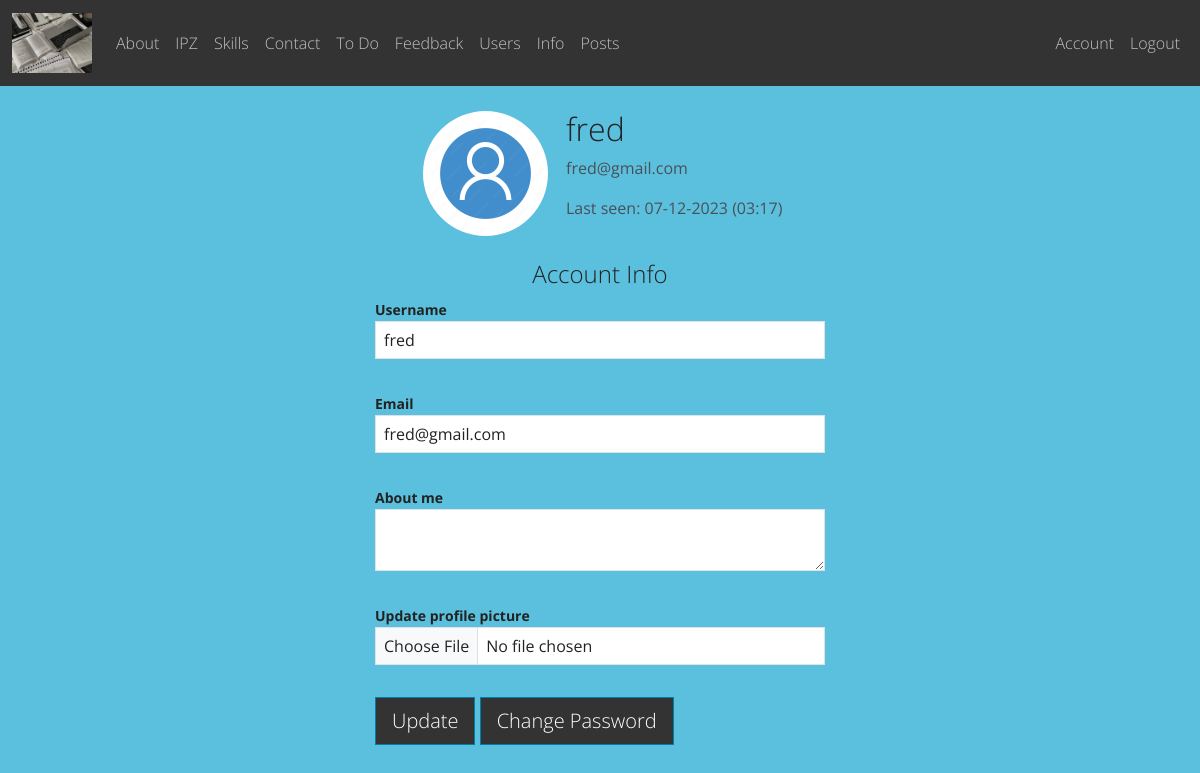
The page /auth/account (signed in) on the database its author committed.
### app/auth/models.py (models this page shows, shortened)
class User(db.Model, UserMixin):
    id = db.Column(db.Integer, primary_key=True)
    username = db.Column(db.String(20), unique=True, nullable=False)
    email = db.Column(db.String(120), unique=True, nullable=False)
    image_file = db.Column(db.String(20), nullable=False, default='default.jpg')
    password_hash = db.Column(db.String(128), nullable=False)
    about_me = db.Column(db.String(500))
    last_seen = db.Column(db.DateTime, default=datetime.now())
    post = db.relationship('Post', backref='user')
    @property
    def password(self):
        return AttributeError('Password is not a readable attribute.')

### app/auth/views.py (the view)
@auth.route('/account', methods=['GET', 'POST'])
@login_required
def account():
    form = UpdateAccountForm()
    if form.validate_on_submit():
        if form.picture.data:
            picture_file = save_picture(form.picture.data)
            current_user.image_file = picture_file
        current_user.username = form.username.data
        current_user.email = form.email.data
        current_user.about_me = form.about_me.data
        db.session.commit()
        flash('Your account has been updated!', category='success')
        return redirect(url_for('auth.account'))
    elif request.method == 'GET':
        form.username.data = current_user.username
        form.email.data = current_user.email
        form.about_me.data = current_user.about_me
    image_file = url_for('static', filename='profile_pics/' + current_user.image_file)
    return render_template('account.html', title='Account', image_file=image_file, form=form)

### app/auth/forms.py (shortened to what this page needs)
class UpdateAccountForm(FlaskForm):
    username = StringField('Username', validators=[DataRequired(), Length(min=4, max=14),
                                                   Regexp('^[A-Za-z][A-Za-z0-9_.]*$', 0,
                                                          'Username must have only '
                                                          'letters, numbers, dots or underscores')])
    email = StringField('Email', validators=[DataRequired(), Email()])
    about_me = TextAreaField('About me')
    picture = FileField('Update profile picture', validators=[FileAllowed(["jpg", "png"])])
    submit = SubmitField('Update')

### app/auth/models.py (called while the page is built)
@login_manager.user_loader
def user_loader(user_id):
    return User.query.get(int(user_id))

### app/auth/views.py (called while the page is built)
@auth.after_request
def after_request(response):
    if current_user:
        current_user.last_seen = datetime.now()
        try:
            db.session.commit()
        except:
            flash('Error while update user last seen!', 'danger')
    return response

### app/auth/templates/auth/account.html (shortened to what this page needs)
{% extends "base.html" %}
{% from "render_field.html" import render_field %}
{% block content %}
<div class="content-section" style="max-width: 450px; margin: auto;">
    <div class="media mt-4" style="display: flex; align-items: center;">
        <img class="rounded-circle account-img ms-5 mx-2" src="{{ image_file }}" height="125px" width="125px">
        <div class="media-body" style="margin-left: 10px;">
            <h2 class="account-heading">{{ current_user.username }}</h2>
            <p class="text-secondary">{{ current_user.email }}</p>
            <p class="text-secondary">Last seen: {{ current_user.last_seen.strftime('%d-%m-%Y (%H:%M)') }}</p>
        </div>
    </div>
    <div class="content-section">
        <h4 class="mt-4 text-center">Account Info</h4>
        <form action={{url_for("auth.account")}} method="post" enctype="multipart/form-data" novalidate>
            {{ render_field(form.username, class="form-control") }}
            {{ render_field(form.email, class="form-control") }}
            {{ render_field(form.about_me, class="form-control") }}
            {{ render_field(form.picture, class="form-control") }}
            {{ form.submit(class="btn btn-primary btn-lg bg-dark") }}
            <a href="{{ url_for('auth.reset_password') }}" class="btn btn-primary btn-lg bg-dark">Change Password</a>
        </form>
    </div>
</div>
{% endblock %}

### app/templates/render_field.html
{% macro render_field(field) %}
<dt>{{ field.label }}</dt>
{% if field.errors %}
<dd>{{ field(style="background-color: #FCC7C3;", **kwargs) | safe }}</dd>
<div>
    {% for error in field.errors %}
    {{ error }}
    <br><br>
    {% endfor %}
</div>
{% else %}
<dd>{{ field(**kwargs) | safe }}</dd>
<br>
{% endif %}
{% endmacro %}

### rows shown on the page
User: username "fred", email "fred@gmail.com", last_seen "07-12-2023 (03:17)"

### other values the page prints
{{ name }} "About" "IPZ" "Skills" "Contact" "To Do" "Feedback" "Users" "Info" "Posts"
{{ field.label }} "Username Email About me Update profile picture"
